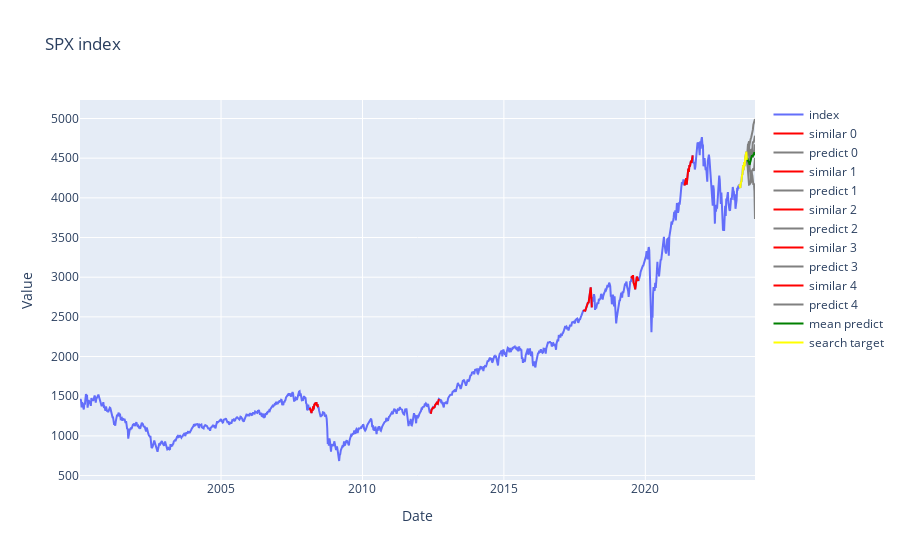
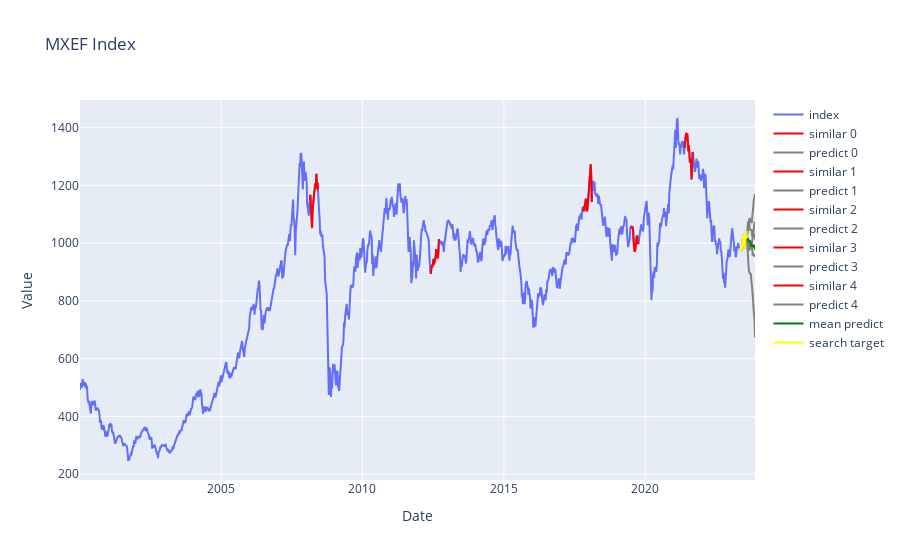
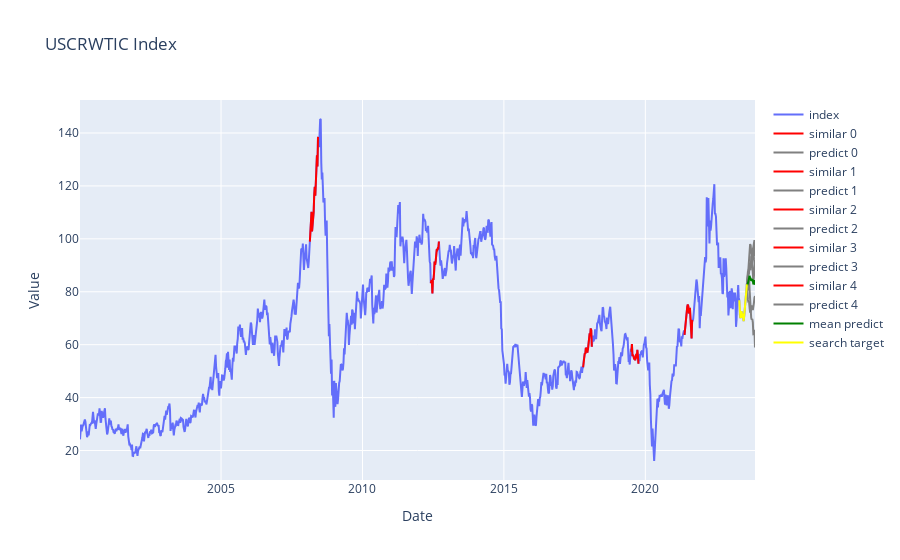
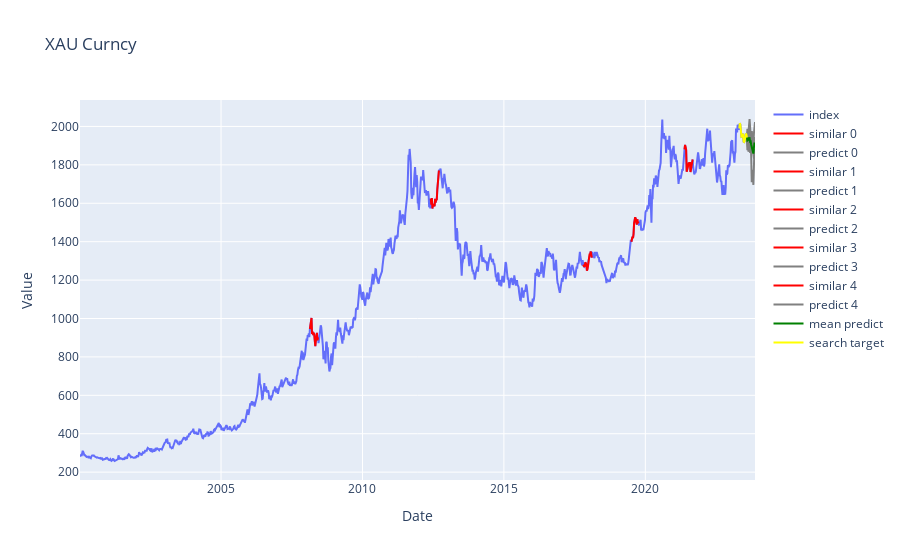

Source (notebook cell) for these figures, in order:
### Code cell
flex_tsmd = Flex_TSMD(asset_price_list, date_list, asset_pchange_list, p_date_list, asset_name_list)
windows = 14
windows_range = [13, 14, 15, 16]
flex_tsmd.fit(1216, windows, 5, windows_range)
flex_tsmd.transform(16)
flex_tsmd.plot()
